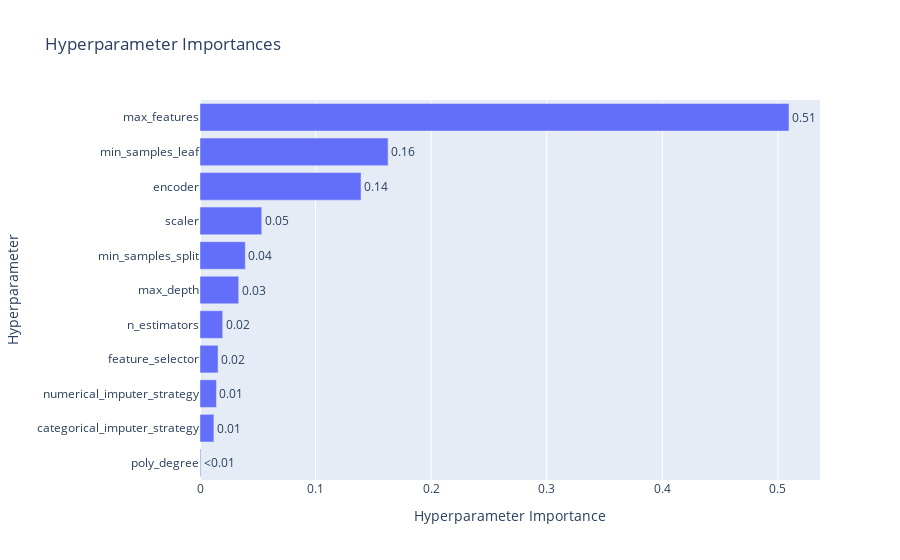

The notebook cell saved with this chart:
### Code cell
ov.plot_param_importances(RandomForestRegressor_study)

### Figure 1 — Plotly figure (JSON) as saved in the notebook; plotly's stock layout.template omitted (floating-point values rounded to 4 significant figures)
{"data": [{"cliponaxis": false, "hovertemplate": ["poly_degree (IntDistribution): 0.0006748538234634268<extra></extra>", "categorical_imputer_strategy (CategoricalDistribution): 0.012034290529082907<extra></extra>", "numerical_imputer_strategy (CategoricalDistribution): 0.014220706947517297<extra></extra>", "feature_selector (CategoricalDistribution): 0.015617576045166042<extra></extra>", "n_estimators (IntDistribution): 0.01966172542981526<extra></extra>", "max_depth (IntDistribution): 0.03349644375676945<extra></extra>", "min_samples_split (IntDistribution): 0.03918867381014123<extra></extra>", "scaler (CategoricalDistribution): 0.05341560814372853<extra></extra>", "encoder (CategoricalDistribution): 0.13934904576708593<extra></extra>", "min_samples_leaf (IntDistribution): 0.16273499885986925<extra></extra>", "max_features (FloatDistribution): 0.5096060768873608<extra></extra>"], "name": "Objective Value", "orientation": "h", "text": ["<0.01", "0.01", "0.01", "0.02", "0.02", "0.03", "0.04", "0.05", "0.14", "0.16", "0.51"], "textposition": "outside", "type": "bar", "x": [0.0006749, 0.01203, 0.01422, 0.01562, 0.01966, 0.0335, 0.03919, 0.05342, 0.1393, 0.1627, 0.5096], "y": ["poly_degree", "categorical_imputer_strategy", "numerical_imputer_strategy", "feature_selector", "n_estimators", "max_depth", "min_samples_split", "scaler", "encoder", "min_samples_leaf", "max_features"]}], "layout": {"title": {"text": "Hyperparameter Importances"}, "xaxis": {"title": {"text": "Hyperparameter Importance"}}, "yaxis": {"title": {"text": "Hyperparameter"}}}}
